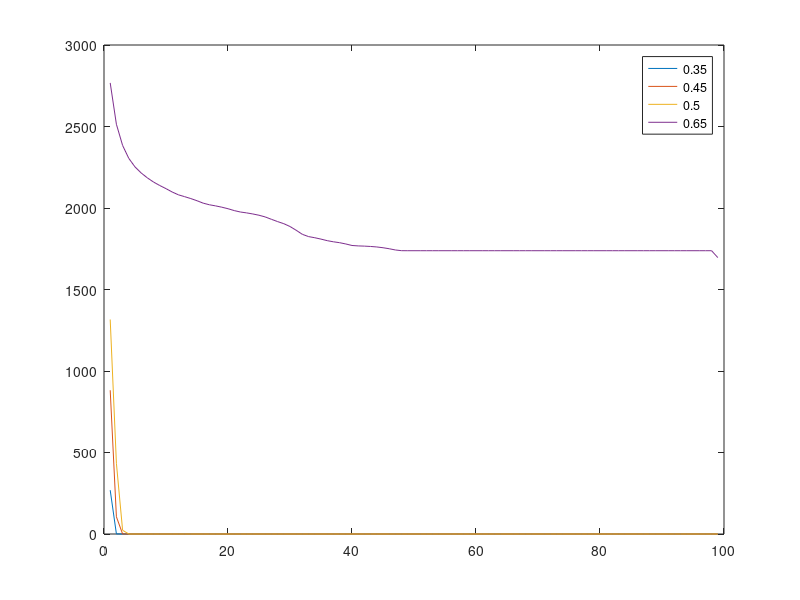

The MATLAB source for this figure:
iter=1:99;
a3=[268.82,0.64,0];
a3(numel(iter)) = 0;
a4=[881.96,105.48,0.12,0];
a4(numel(iter)) = 0;
a6=[2767.44,2513.68,2383.8,2304.4,2252.16,2214.82,2184.72,2158.98,2137.82,2118.72,2098.2,2080.86,2069.66,2057.86,2044.64,2029.7,2019.84,2013,2004.98,1995.64,1984.18,1975.44,1970.06,1963.44,1955.6,1945.22,1930.68,1916.66,1903.78,1886.48,1863.34,1838.32,1824.56,1817.58,1809.14,1799.68,1792.72,1787.2,1779.34,1770.08,1767.44,1766.14,1764.06,1760.98,1756.3,1750.12,1742.5,1738.16,1737.96,1737.96,1737.96,1737.96,1737.96,1737.96,1737.96,1737.96,1737.96,1737.96,1737.96,1737.96,1737.96,1737.96,1737.96,1737.96,1737.96,1737.96,1737.96,1737.96,1737.96,1737.96,1737.96,1737.96,1737.96,1737.96,1737.96,1737.96,1737.96,1737.96,1737.96,1737.96,1737.96,1737.96,1737.96,1737.96,1737.96,1737.96,1737.96,1737.96,1737.96,1737.96,1737.96,1737.96,1737.96,1737.96,1737.96,1737.96,1737.96,1737.96,1695.76];
a5=[1316.04,433.76,23,0];
a5(numel(iter)) = 0;

plot(iter,a3);
hold on;
plot(iter,a4);
hold on;
plot(iter,a5);
hold on;
plot(iter,a6);
legend('0.35','0.45','0.5','0.65');
hold off;